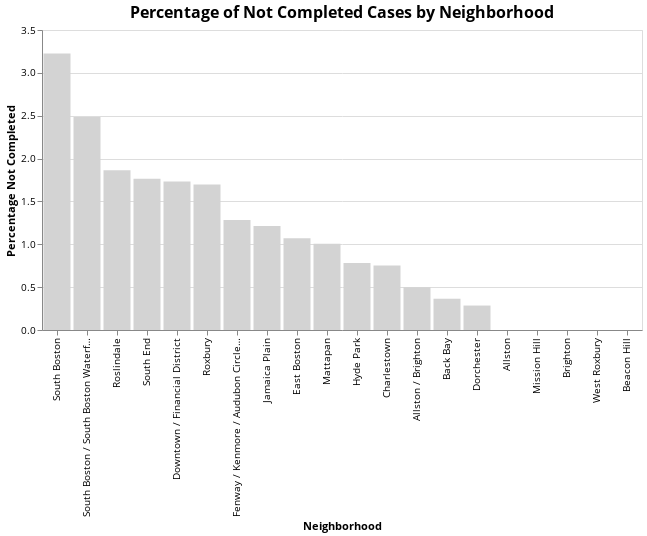

Here is the notebook cell this chart was saved with:
### Markdown cell above
# Case completion status

### Code cell
# Calculate percentages
df_percentage = df.groupby(['neighborhood', 'case_status']).size().reset_index(name='count')
df_percentage['percentage'] = df_percentage.groupby('neighborhood')['count'].transform(lambda x: x / x.sum() * 100)

# Calculate the total number of cases per neighborhood
df_percentage['total_cases'] = df_percentage.groupby('neighborhood')['count'].transform('sum')

# Calculate the percentage of "Not Completed" cases per neighborhood
df_percentage['percentage'] = df_percentage['count'] / df_percentage['total_cases'] * 100

# Filter the DataFrame to focus on "Not Completed" cases
df_not_completed = df_percentage[df_percentage['case_status'] == 'Not Completed']

missing_neighborhoods = set(df_percentage["neighborhood"]) - set(df_not_completed["neighborhood"])

# Prepare missing rows
missing_rows = []
for neighborhood in missing_neighborhoods:
    missing_rows.append([neighborhood, "Not Completed", 0, 0, 0])

# Create DataFrame from the missing rows
missing_df = pd.DataFrame(missing_rows, columns=df_not_completed.columns)

# Combine with original
df_not_completed = pd.concat([df_not_completed, missing_df], ignore_index=True)

chosen_color = '#D3D3D3'  # lightgray for 'Not Completed'
open_sans_font = 'Open Sans'


chart = alt.Chart(df_not_completed).mark_bar(color=chosen_color).encode(
    x=alt.X('neighborhood:N', title='Neighborhood', sort = "-y"),
    y=alt.Y('percentage:Q', title='Percentage Not Completed'),
    tooltip=['neighborhood', 'case_status', 'percentage:Q']
).properties(
    title='Percentage of Not Completed Cases by Neighborhood',
    width=600
).configure_title(
    font=open_sans_font,
    fontSize=16
).configure_axis(
    labelFont=open_sans_font,
    titleFont=open_sans_font
).configure_legend(
    labelFont=open_sans_font,
    titleFont=open_sans_font
)

chart

### Figure 1 — Vega-Lite specification as saved in the notebook (floating-point values rounded to 4 significant figures)
{"config": {"view": {"continuousWidth": 300, "continuousHeight": 300}, "axis": {"labelFont": "Open Sans", "titleFont": "Open Sans"}, "legend": {"labelFont": "Open Sans", "titleFont": "Open Sans"}, "title": {"font": "Open Sans", "fontSize": 16}}, "data": {"name": "data-a49c07c975515c10719b13e35a1597e7"}, "mark": {"type": "bar", "color": "#D3D3D3"}, "encoding": {"tooltip": [{"field": "neighborhood", "type": "nominal"}, {"field": "case_status", "type": "nominal"}, {"field": "percentage", "type": "quantitative"}], "x": {"field": "neighborhood", "sort": "-y", "title": "Neighborhood", "type": "nominal"}, "y": {"field": "percentage", "title": "Percentage Not Completed", "type": "quantitative"}}, "title": "Percentage of Not Completed Cases by Neighborhood", "width": 600, "$schema": "https://vega.github.io/schema/vega-lite/v5.20.1.json", "datasets": {"data-a49c07c975515c10719b13e35a1597e7": [{"neighborhood": "Allston / Brighton", "case_status": "Not Completed", "count": 3, "percentage": 0.4975, "total_cases": 603}, {"neighborhood": "Back Bay", "case_status": "Not Completed", "count": 1, "percentage": 0.365, "total_cases": 274}, {"neighborhood": "Charlestown", "case_status": "Not Completed", "count": 1, "percentage": 0.7519, "total_cases": 133}, {"neighborhood": "Dorchester", "case_status": "Not Completed", "count": 2, "percentage": 0.2853, "total_cases": 701}, {"neighborhood": "Downtown / Financial District", "case_status": "Not Completed", "count": 4, "percentage": 1.732, "total_cases": 231}, {"neighborhood": "East Boston", "case_status": "Not Completed", "count": 3, "percentage": 1.071, "total_cases": 280}, {"neighborhood": "Fenway / Kenmore / Audubon Circle / Longwood", "case_status": "Not Completed", "count": 1, "percentage": 1.282, "total_cases": 78}, {"neighborhood": "Hyde Park", "case_status": "Not Completed", "count": 1, "percentage": 0.7812, "total_cases": 128}, {"neighborhood": "Jamaica Plain", "case_status": "Not Completed", "count": 4, "percentage": 1.212, "total_cases": 330}, {"neighborhood": "Mattapan", "case_status": "Not Completed", "count": 2, "percentage": 1.005, "total_cases": 199}, {"neighborhood": "Roslindale", "case_status": "Not Completed", "count": 3, "percentage": 1.863, "total_cases": 161}, {"neighborhood": "Roxbury", "case_status": "Not Completed", "count": 8, "percentage": 1.699, "total_cases": 471}, {"neighborhood": "South Boston", "case_status": "Not Completed", "count": 1, "percentage": 3.226, "total_cases": 31}, {"neighborhood": "South Boston / South Boston Waterfront", "case_status": "Not Completed", "count": 8, "percentage": 2.484, "total_cases": 322}, {"neighborhood": "South End", "case_status": "Not Completed", "count": 7, "percentage": 1.763, "total_cases": 397}, {"neighborhood": "Allston", "case_status": "Not Completed", "count": 0, "percentage": 0.0, "total_cases": 0}, {"neighborhood": "Mission Hill", "case_status": "Not Completed", "count": 0, "percentage": 0.0, "total_cases": 0}, {"neighborhood": "Brighton", "case_status": "Not Completed", "count": 0, "percentage": 0.0, "total_cases": 0}, {"neighborhood": "West Roxbury", "case_status": "Not Completed", "count": 0, "percentage": 0.0, "total_cases": 0}, {"neighborhood": "Beacon Hill", "case_status": "Not Completed", "count": 0, "percentage": 0.0, "total_cases": 0}]}}
